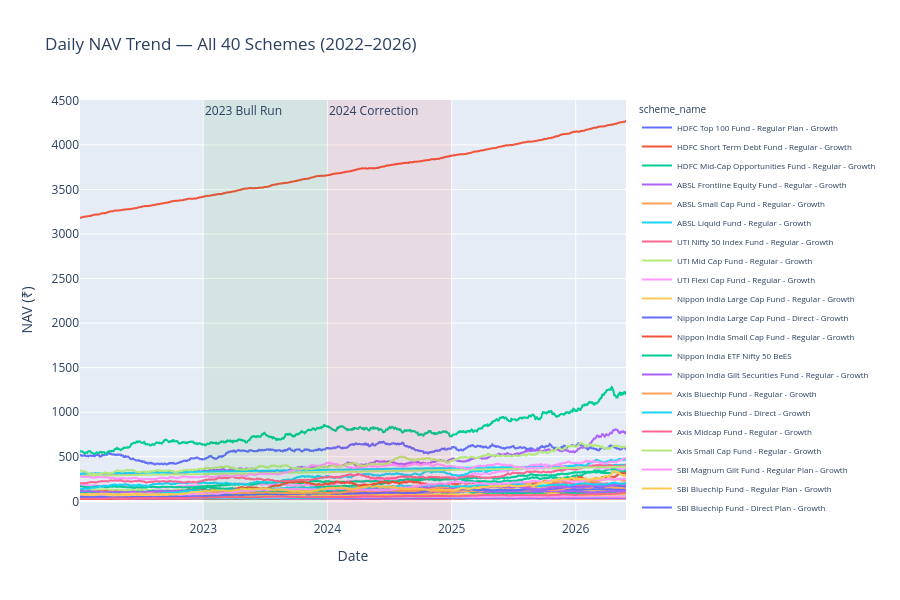

The cell this chart's notebook holds for it:
### Code cell
fig = px.line(
    nav_with_names,
    x='date',
    y='nav',
    color='scheme_name',
    title='Daily NAV Trend — All 40 Schemes (2022–2026)',
    labels={'nav': 'NAV (₹)', 'date': 'Date'},
)

# Highlight the 2023 bull run and 2024 correction as shaded background regions
fig.add_vrect(
    x0="2023-01-01", x1="2023-12-31",
    fillcolor="green", opacity=0.08, line_width=0,
    annotation_text="2023 Bull Run", annotation_position="top left"
)
fig.add_vrect(
    x0="2024-01-01", x1="2024-12-31",
    fillcolor="red", opacity=0.08, line_width=0,
    annotation_text="2024 Correction", annotation_position="top left"
)

fig.update_layout(height=600, legend=dict(font=dict(size=8)))
fig.show()

# Export as PNG for the final report
fig.write_image(str(REPORTS_DIR / "01_nav_trend_all_schemes.png"), width=1400, height=700)

### Figure 1 — Plotly figure (JSON) as saved in the notebook; plotly's stock layout.template omitted (floating-point values rounded to 4 significant figures; data arrays with more than 128 entries replaced by an {"elided": "..."} marker saying what was removed)
{"data": [{"hovertemplate": "scheme_name=HDFC Top 100 Fund - Regular Plan - Growth<br>Date=%{x}<br>NAV (₹)=%{y}<extra></extra>", "legendgroup": "HDFC Top 100 Fund - Regular Plan - Growth", "line": {"color": "#636efa", "dash": "solid"}, "marker": {"symbol": "circle"}, "mode": "lines", "name": "HDFC Top 100 Fund - Regular Plan - Growth", "showlegend": true, "type": "scattergl", "x": {"elided": "1150 str values"}, "xaxis": "x", "y": {"elided": "1150 float values"}, "yaxis": "y"}, {"hovertemplate": "scheme_name=HDFC Short Term Debt Fund - Regular - Growth<br>Date=%{x}<br>NAV (₹)=%{y}<extra></extra>", "legendgroup": "HDFC Short Term Debt Fund - Regular - Growth", "line": {"color": "#EF553B", "dash": "solid"}, "marker": {"symbol": "circle"}, "mode": "lines", "name": "HDFC Short Term Debt Fund - Regular - Growth", "showlegend": true, "type": "scattergl", "x": {"elided": "1150 str values"}, "xaxis": "x", "y": {"elided": "1150 float values"}, "yaxis": "y"}, {"hovertemplate": "scheme_name=HDFC Mid-Cap Opportunities Fund - Regular - Growth<br>Date=%{x}<br>NAV (₹)=%{y}<extra></extra>", "legendgroup": "HDFC Mid-Cap Opportunities Fund - Regular - Growth", "line": {"color": "#00cc96", "dash": "solid"}, "marker": {"symbol": "circle"}, "mode": "lines", "name": "HDFC Mid-Cap Opportunities Fund - Regular - Growth", "showlegend": true, "type": "scattergl", "x": {"elided": "1150 str values"}, "xaxis": "x", "y": {"elided": "1150 float values"}, "yaxis": "y"}, {"hovertemplate": "scheme_name=ABSL Frontline Equity Fund - Regular - Growth<br>Date=%{x}<br>NAV (₹)=%{y}<extra></extra>", "legendgroup": "ABSL Frontline Equity Fund - Regular - Growth", "line": {"color": "#ab63fa", "dash": "solid"}, "marker": {"symbol": "circle"}, "mode": "lines", "name": "ABSL Frontline Equity Fund - Regular - Growth", "showlegend": true, "type": "scattergl", "x": {"elided": "1150 str values"}, "xaxis": "x", "y": {"elided": "1150 float values"}, "yaxis": "y"}, {"hovertemplate": "scheme_name=ABSL Small Cap Fund - Regular - Growth<br>Date=%{x}<br>NAV (₹)=%{y}<extra></extra>", "legendgroup": "ABSL Small Cap Fund - Regular - Growth", "line": {"color": "#FFA15A", "dash": "solid"}, "marker": {"symbol": "circle"}, "mode": "lines", "name": "ABSL Small Cap Fund - Regular - Growth", "showlegend": true, "type": "scattergl", "x": {"elided": "1150 str values"}, "xaxis": "x", "y": {"elided": "1150 float values"}, "yaxis": "y"}, {"hovertemplate": "scheme_name=ABSL Liquid Fund - Regular - Growth<br>Date=%{x}<br>NAV (₹)=%{y}<extra></extra>", "legendgroup": "ABSL Liquid Fund - Regular - Growth", "line": {"color": "#19d3f3", "dash": "solid"}, "marker": {"symbol": "circle"}, "mode": "lines", "name": "ABSL Liquid Fund - Regular - Growth", "showlegend": true, "type": "scattergl", "x": {"elided": "1150 str values"}, "xaxis": "x", "y": {"elided": "1150 float values"}, "yaxis": "y"}, {"hovertemplate": "scheme_name=UTI Nifty 50 Index Fund - Regular - Growth<br>Date=%{x}<br>NAV (₹)=%{y}<extra></extra>", "legendgroup": "UTI Nifty 50 Index Fund - Regular - Growth", "line": {"color": "#FF6692", "dash": "solid"}, "marker": {"symbol": "circle"}, "mode": "lines", "name": "UTI Nifty 50 Index Fund - Regular - Growth", "showlegend": true, "type": "scattergl", "x": {"elided": "1150 str values"}, "xaxis": "x", "y": {"elided": "1150 float values"}, "yaxis": "y"}, {"hovertemplate": "scheme_name=UTI Mid Cap Fund - Regular - Growth<br>Date=%{x}<br>NAV (₹)=%{y}<extra></extra>", "legendgroup": "UTI Mid Cap Fund - Regular - Growth", "line": {"color": "#B6E880", "dash": "solid"}, "marker": {"symbol": "circle"}, "mode": "lines", "name": "UTI Mid Cap Fund - Regular - Growth", "showlegend": true, "type": "scattergl", "x": {"elided": "1150 str values"}, "xaxis": "x", "y": {"elided": "1150 float values"}, "yaxis": "y"}, {"hovertemplate": "scheme_name=UTI Flexi Cap Fund - Regular - Growth<br>Date=%{x}<br>NAV (₹)=%{y}<extra></extra>", "legendgroup": "UTI Flexi Cap Fund - Regular - Growth", "line": {"color": "#FF97FF", "dash": "solid"}, "marker": {"symbol": "circle"}, "mode": "lines", "name": "UTI Flexi Cap Fund - Regular - Growth", "showlegend": true, "type": "scattergl", "x": {"elided": "1150 str values"}, "xaxis": "x", "y": {"elided": "1150 float values"}, "yaxis": "y"}, {"hovertemplate": "scheme_name=Nippon India Large Cap Fund - Regular - Growth<br>Date=%{x}<br>NAV (₹)=%{y}<extra></extra>", "legendgroup": "Nippon India Large Cap Fund - Regular - Growth", "line": {"color": "#FECB52", "dash": "solid"}, "marker": {"symbol": "circle"}, "mode": "lines", "name": "Nippon India Large Cap Fund - Regular - Growth", "showlegend": true, "type": "scattergl", "x": {"elided": "1150 str values"}, "xaxis": "x", "y": {"elided": "1150 float values"}, "yaxis": "y"}, {"hovertemplate": "scheme_name=Nippon India Large Cap Fund - Direct - Growth<br>Date=%{x}<br>NAV (₹)=%{y}<extra></extra>", "legendgroup": "Nippon India Large Cap Fund - Direct - Growth", "line": {"color": "#636efa", "dash": "solid"}, "marker": {"symbol": "circle"}, "mode": "lines", "name": "Nippon India Large Cap Fund - Direct - Growth", "showlegend": true, "type": "scattergl", "x": {"elided": "1150 str values"}, "xaxis": "x", "y": {"elided": "1150 float values"}, "yaxis": "y"}, {"hovertemplate": "scheme_name=Nippon India Small Cap Fund - Regular - Growth<br>Date=%{x}<br>NAV (₹)=%{y}<extra></extra>", "legendgroup": "Nippon India Small Cap Fund - Regular - Growth", "line": {"color": "#EF553B", "dash": "solid"}, "marker": {"symbol": "circle"}, "mode": "lines", "name": "Nippon India Small Cap Fund - Regular - Growth", "showlegend": true, "type": "scattergl", "x": {"elided": "1150 str values"}, "xaxis": "x", "y": {"elided": "1150 float values"}, "yaxis": "y"}, {"hovertemplate": "scheme_name=Nippon India ETF Nifty 50 BeES<br>Date=%{x}<br>NAV (₹)=%{y}<extra></extra>", "legendgroup": "Nippon India ETF Nifty 50 BeES", "line": {"color": "#00cc96", "dash": "solid"}, "marker": {"symbol": "circle"}, "mode": "lines", "name": "Nippon India ETF Nifty 50 BeES", "showlegend": true, "type": "scattergl", "x": {"elided": "1150 str values"}, "xaxis": "x", "y": {"elided": "1150 float values"}, "yaxis": "y"}, {"hovertemplate": "scheme_name=Nippon India Gilt Securities Fund - Regular - Growth<br>Date=%{x}<br>NAV (₹)=%{y}<extra></extra>", "legendgroup": "Nippon India Gilt Securities Fund - Regular - Growth", "line": {"color": "#ab63fa", "dash": "solid"}, "marker": {"symbol": "circle"}, "mode": "lines", "name": "Nippon India Gilt Securities Fund - Regular - Growth", "showlegend": true, "type": "scattergl", "x": {"elided": "1150 str values"}, "xaxis": "x", "y": {"elided": "1150 float values"}, "yaxis": "y"}, {"hovertemplate": "scheme_name=Axis Bluechip Fund - Regular - Growth<br>Date=%{x}<br>NAV (₹)=%{y}<extra></extra>", "legendgroup": "Axis Bluechip Fund - Regular - Growth", "line": {"color": "#FFA15A", "dash": "solid"}, "marker": {"symbol": "circle"}, "mode": "lines", "name": "Axis Bluechip Fund - Regular - Growth", "showlegend": true, "type": "scattergl", "x": {"elided": "1150 str values"}, "xaxis": "x", "y": {"elided": "1150 float values"}, "yaxis": "y"}, {"hovertemplate": "scheme_name=Axis Bluechip Fund - Direct - Growth<br>Date=%{x}<br>NAV (₹)=%{y}<extra></extra>", "legendgroup": "Axis Bluechip Fund - Direct - Growth", "line": {"color": "#19d3f3", "dash": "solid"}, "marker": {"symbol": "circle"}, "mode": "lines", "name": "Axis Bluechip Fund - Direct - Growth", "showlegend": true, "type": "scattergl", "x": {"elided": "1150 str values"}, "xaxis": "x", "y": {"elided": "1150 float values"}, "yaxis": "y"}, {"hovertemplate": "scheme_name=Axis Midcap Fund - Regular - Growth<br>Date=%{x}<br>NAV (₹)=%{y}<extra></extra>", "legendgroup": "Axis Midcap Fund - Regular - Growth", "line": {"color": "#FF6692", "dash": "solid"}, "marker": {"symbol": "circle"}, "mode": "lines", "name": "Axis Midcap Fund - Regular - Growth", "showlegend": true, "type": "scattergl", "x": {"elided": "1150 str values"}, "xaxis": "x", "y": {"elided": "1150 float values"}, "yaxis": "y"}, {"hovertemplate": "scheme_name=Axis Small Cap Fund - Regular - Growth<br>Date=%{x}<br>NAV (₹)=%{y}<extra></extra>", "legendgroup": "Axis Small Cap Fund - Regular - Growth", "line": {"color": "#B6E880", "dash": "solid"}, "marker": {"symbol": "circle"}, "mode": "lines", "name": "Axis Small Cap Fund - Regular - Growth", "showlegend": true, "type": "scattergl", "x": {"elided": "1150 str values"}, "xaxis": "x", "y": {"elided": "1150 float values"}, "yaxis": "y"}, {"hovertemplate": "scheme_name=SBI Magnum Gilt Fund - Regular Plan - Growth<br>Date=%{x}<br>NAV (₹)=%{y}<extra></extra>", "legendgroup": "SBI Magnum Gilt Fund - Regular Plan - Growth", "line": {"color": "#FF97FF", "dash": "solid"}, "marker": {"symbol": "circle"}, "mode": "lines", "name": "SBI Magnum Gilt Fund - Regular Plan - Growth", "showlegend": true, "type": "scattergl", "x": {"elided": "1150 str values"}, "xaxis": "x", "y": {"elided": "1150 float values"}, "yaxis": "y"}, {"hovertemplate": "scheme_name=SBI Bluechip Fund - Regular Plan - Growth<br>Date=%{x}<br>NAV (₹)=%{y}<extra></extra>", "legendgroup": "SBI Bluechip Fund - Regular Plan - Growth", "line": {"color": "#FECB52", "dash": "solid"}, "marker": {"symbol": "circle"}, "mode": "lines", "name": "SBI Bluechip Fund - Regular Plan - Growth", "showlegend": true, "type": "scattergl", "x": {"elided": "1150 str values"}, "xaxis": "x", "y": {"elided": "1150 float values"}, "yaxis": "y"}, {"hovertemplate": "scheme_name=SBI Bluechip Fund - Direct Plan - Growth<br>Date=%{x}<br>NAV (₹)=%{y}<extra></extra>", "legendgroup": "SBI Bluechip Fund - Direct Plan - Growth", "line": {"color": "#636efa", "dash": "solid"}, "marker": {"symbol": "circle"}, "mode": "lines", "name": "SBI Bluechip Fund - Direct Plan - Growth", "showlegend": true, "type": "scattergl", "x": {"elided": "1150 str values"}, "xaxis": "x", "y": {"elided": "1150 float values"}, "yaxis": "y"}, {"hovertemplate": "scheme_name=SBI Small Cap Fund - Regular Plan - Growth<br>Date=%{x}<br>NAV (₹)=%{y}<extra></extra>", "legendgroup": "SBI Small Cap Fund - Regular Plan - Growth", "line": {"color": "#EF553B", "dash": "solid"}, "marker": {"symbol": "circle"}, "mode": "lines", "name": "SBI Small Cap Fund - Regular Plan - Growth", "showlegend": true, "type": "scattergl", "x": {"elided": "1150 str values"}, "xaxis": "x", "y": {"elided": "1150 float values"}, "yaxis": "y"}, {"hovertemplate": "scheme_name=SBI Small Cap Fund - Direct Plan - Growth<br>Date=%{x}<br>NAV (₹)=%{y}<extra></extra>", "legendgroup": "SBI Small Cap Fund - Direct Plan - Growth", "line": {"color": "#00cc96", "dash": "solid"}, "marker": {"symbol": "circle"}, "mode": "lines", "name": "SBI Small Cap Fund - Direct Plan - Growth", "showlegend": true, "type": "scattergl", "x": {"elided": "1150 str values"}, "xaxis": "x", "y": {"elided": "1150 float values"}, "yaxis": "y"}, {"hovertemplate": "scheme_name=ICICI Pru Bluechip Fund - Regular - Growth<br>Date=%{x}<br>NAV (₹)=%{y}<extra></extra>", "legendgroup": "ICICI Pru Bluechip Fund - Regular - Growth", "line": {"color": "#ab63fa", "dash": "solid"}, "marker": {"symbol": "circle"}, "mode": "lines", "name": "ICICI Pru Bluechip Fund - Regular - Growth", "showlegend": true, "type": "scattergl", "x": {"elided": "1150 str values"}, "xaxis": "x", "y": {"elided": "1150 float values"}, "yaxis": "y"}, {"hovertemplate": "scheme_name=ICICI Pru Bluechip Fund - Direct - Growth<br>Date=%{x}<br>NAV (₹)=%{y}<extra></extra>", "legendgroup": "ICICI Pru Bluechip Fund - Direct - Growth", "line": {"color": "#FFA15A", "dash": "solid"}, "marker": {"symbol": "circle"}, "mode": "lines", "name": "ICICI Pru Bluechip Fund - Direct - Growth", "showlegend": true, "type": "scattergl", "x": {"elided": "1150 str values"}, "xaxis": "x", "y": {"elided": "1150 float values"}, "yaxis": "y"}, {"hovertemplate": "scheme_name=ICICI Pru Midcap Fund - Regular - Growth<br>Date=%{x}<br>NAV (₹)=%{y}<extra></extra>", "legendgroup": "ICICI Pru Midcap Fund - Regular - Growth", "line": {"color": "#19d3f3", "dash": "solid"}, "marker": {"symbol": "circle"}, "mode": "lines", "name": "ICICI Pru Midcap Fund - Regular - Growth", "showlegend": true, "type": "scattergl", "x": {"elided": "1150 str values"}, "xaxis": "x", "y": {"elided": "1150 float values"}, "yaxis": "y"}, {"hovertemplate": "scheme_name=ICICI Pru Value Discovery Fund - Regular - Growth<br>Date=%{x}<br>NAV (₹)=%{y}<extra></extra>", "legendgroup": "ICICI Pru Value Discovery Fund - Regular - Growth", "line": {"color": "#FF6692", "dash": "solid"}, "marker": {"symbol": "circle"}, "mode": "lines", "name": "ICICI Pru Value Discovery Fund - Regular - Growth", "showlegend": true, "type": "scattergl", "x": {"elided": "1150 str values"}, "xaxis": "x", "y": {"elided": "1150 float values"}, "yaxis": "y"}, {"hovertemplate": "scheme_name=ICICI Pru Liquid Fund - Regular - Growth<br>Date=%{x}<br>NAV (₹)=%{y}<extra></extra>", "legendgroup": "ICICI Pru Liquid Fund - Regular - Growth", "line": {"color": "#B6E880", "dash": "solid"}, "marker": {"symbol": "circle"}, "mode": "lines", "name": "ICICI Pru Liquid Fund - Regular - Growth", "showlegend": true, "type": "scattergl", "x": {"elided": "1150 str values"}, "xaxis": "x", "y": {"elided": "1150 float values"}, "yaxis": "y"}, {"hovertemplate": "scheme_name=Kotak Bluechip Fund - Regular - Growth<br>Date=%{x}<br>NAV (₹)=%{y}<extra></extra>", "legendgroup": "Kotak Bluechip Fund - Regular - Growth", "line": {"color": "#FF97FF", "dash": "solid"}, "marker": {"symbol": "circle"}, "mode": "lines", "name": "Kotak Bluechip Fund - Regular - Growth", "showlegend": true, "type": "scattergl", "x": {"elided": "1150 str values"}, "xaxis": "x", "y": {"elided": "1150 float values"}, "yaxis": "y"}, {"hovertemplate": "scheme_name=Kotak Emerging Equity Fund - Regular - Growth<br>Date=%{x}<br>NAV (₹)=%{y}<extra></extra>", "legendgroup": "Kotak Emerging Equity Fund - Regular - Growth", "line": {"color": "#FECB52", "dash": "solid"}, "marker": {"symbol": "circle"}, "mode": "lines", "name": "Kotak Emerging Equity Fund - Regular - Growth", "showlegend": true, "type": "scattergl", "x": {"elided": "1150 str values"}, "xaxis": "x", "y": {"elided": "1150 float values"}, "yaxis": "y"}, {"hovertemplate": "scheme_name=Kotak Flexicap Fund - Regular - Growth<br>Date=%{x}<br>NAV (₹)=%{y}<extra></extra>", "legendgroup": "Kotak Flexicap Fund - Regular - Growth", "line": {"color": "#636efa", "dash": "solid"}, "marker": {"symbol": "circle"}, "mode": "lines", "name": "Kotak Flexicap Fund - Regular - Growth", "showlegend": true, "type": "scattergl", "x": {"elided": "1150 str values"}, "xaxis": "x", "y": {"elided": "1150 float values"}, "yaxis": "y"}, {"hovertemplate": "scheme_name=Kotak Liquid Fund - Regular - Growth<br>Date=%{x}<br>NAV (₹)=%{y}<extra></extra>", "legendgroup": "Kotak Liquid Fund - Regular - Growth", "line": {"color": "#EF553B", "dash": "solid"}, "marker": {"symbol": "circle"}, "mode": "lines", "name": "Kotak Liquid Fund - Regular - Growth", "showlegend": true, "type": "scattergl", "x": {"elided": "1150 str values"}, "xaxis": "x", "y": {"elided": "1150 float values"}, "yaxis": "y"}, {"hovertemplate": "scheme_name=HDFC Top 100 Fund - Direct Plan - Growth<br>Date=%{x}<br>NAV (₹)=%{y}<extra></extra>", "legendgroup": "HDFC Top 100 Fund - Direct Plan - Growth", "line": {"color": "#00cc96", "dash": "solid"}, "marker": {"symbol": "circle"}, "mode": "lines", "name": "HDFC Top 100 Fund - Direct Plan - Growth", "showlegend": true, "type": "scattergl", "x": {"elided": "1150 str values"}, "xaxis": "x", "y": {"elided": "1150 float values"}, "yaxis": "y"}, {"hovertemplate": "scheme_name=HDFC Mid-Cap Opportunities Fund - Direct - Growth<br>Date=%{x}<br>NAV (₹)=%{y}<extra></extra>", "legendgroup": "HDFC Mid-Cap Opportunities Fund - Direct - Growth", "line": {"color": "#ab63fa", "dash": "solid"}, "marker": {"symbol": "circle"}, "mode": "lines", "name": "HDFC Mid-Cap Opportunities Fund - Direct - Growth", "showlegend": true, "type": "scattergl", "x": {"elided": "1150 str values"}, "xaxis": "x", "y": {"elided": "1150 float values"}, "yaxis": "y"}, {"hovertemplate": "scheme_name=Mirae Asset Large Cap Fund - Regular - Growth<br>Date=%{x}<br>NAV (₹)=%{y}<extra></extra>", "legendgroup": "Mirae Asset Large Cap Fund - Regular - Growth", "line": {"color": "#FFA15A", "dash": "solid"}, "marker": {"symbol": "circle"}, "mode": "lines", "name": "Mirae Asset Large Cap Fund - Regular - Growth", "showlegend": true, "type": "scattergl", "x": {"elided": "1150 str values"}, "xaxis": "x", "y": {"elided": "1150 float values"}, "yaxis": "y"}, {"hovertemplate": "scheme_name=Mirae Asset Emerging Bluechip Fund - Regular - Growth<br>Date=%{x}<br>NAV (₹)=%{y}<extra></extra>", "legendgroup": "Mirae Asset Emerging Bluechip Fund - Regular - Growth", "line": {"color": "#19d3f3", "dash": "solid"}, "marker": {"symbol": "circle"}, "mode": "lines", "name": "Mirae Asset Emerging Bluechip Fund - Regular - Growth", "showlegend": true, "type": "scattergl", "x": {"elided": "1150 str values"}, "xaxis": "x", "y": {"elided": "1150 float values"}, "yaxis": "y"}, {"hovertemplate": "scheme_name=Mirae Asset Tax Saver Fund - Regular - Growth<br>Date=%{x}<br>NAV (₹)=%{y}<extra></extra>", "legendgroup": "Mirae Asset Tax Saver Fund - Regular - Growth", "line": {"color": "#FF6692", "dash": "solid"}, "marker": {"symbol": "circle"}, "mode": "lines", "name": "Mirae Asset Tax Saver Fund - Regular - Growth", "showlegend": true, "type": "scattergl", "x": {"elided": "1150 str values"}, "xaxis": "x", "y": {"elided": "1150 float values"}, "yaxis": "y"}, {"hovertemplate": "scheme_name=DSP Top 100 Equity Fund - Regular - Growth<br>Date=%{x}<br>NAV (₹)=%{y}<extra></extra>", "legendgroup": "DSP Top 100 Equity Fund - Regular - Growth", "line": {"color": "#B6E880", "dash": "solid"}, "marker": {"symbol": "circle"}, "mode": "lines", "name": "DSP Top 100 Equity Fund - Regular - Growth", "showlegend": true, "type": "scattergl", "x": {"elided": "1150 str values"}, "xaxis": "x", "y": {"elided": "1150 float values"}, "yaxis": "y"}, {"hovertemplate": "scheme_name=DSP Midcap Fund - Regular - Growth<br>Date=%{x}<br>NAV (₹)=%{y}<extra></extra>", "legendgroup": "DSP Midcap Fund - Regular - Growth", "line": {"color": "#FF97FF", "dash": "solid"}, "marker": {"symbol": "circle"}, "mode": "lines", "name": "DSP Midcap Fund - Regular - Growth", "showlegend": true, "type": "scattergl", "x": {"elided": "1150 str values"}, "xaxis": "x", "y": {"elided": "1150 float values"}, "yaxis": "y"}, {"hovertemplate": "scheme_name=DSP Small Cap Fund - Regular - Growth<br>Date=%{x}<br>NAV (₹)=%{y}<extra></extra>", "legendgroup": "DSP Small Cap Fund - Regular - Growth", "line": {"color": "#FECB52", "dash": "solid"}, "marker": {"symbol": "circle"}, "mode": "lines", "name": "DSP Small Cap Fund - Regular - Growth", "showlegend": true, "type": "scattergl", "x": {"elided": "1150 str values"}, "xaxis": "x", "y": {"elided": "1150 float values"}, "yaxis": "y"}], "layout": {"annotations": [{"showarrow": false, "text": "2023 Bull Run", "x": "2023-01-01", "xanchor": "left", "xref": "x", "y": 1, "yanchor": "top", "yref": "y domain"}, {"showarrow": false, "text": "2024 Correction", "x": "2024-01-01", "xanchor": "left", "xref": "x", "y": 1, "yanchor": "top", "yref": "y domain"}], "height": 600, "legend": {"font": {"size": 8}, "title": {"text": "scheme_name"}, "tracegroupgap": 0}, "shapes": [{"fillcolor": "green", "line": {"width": 0}, "opacity": 0.08, "type": "rect", "x0": "2023-01-01", "x1": "2023-12-31", "xref": "x", "y0": 0, "y1": 1, "yref": "y domain"}, {"fillcolor": "red", "line": {"width": 0}, "opacity": 0.08, "type": "rect", "x0": "2024-01-01", "x1": "2024-12-31", "xref": "x", "y0": 0, "y1": 1, "yref": "y domain"}], "title": {"text": "Daily NAV Trend — All 40 Schemes (2022–2026)"}, "xaxis": {"anchor": "y", "domain": [0, 1], "title": {"text": "Date"}}, "yaxis": {"anchor": "x", "domain": [0, 1], "title": {"text": "NAV (₹)"}}}}
